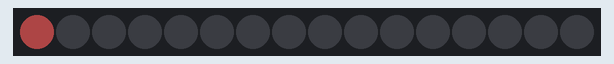
Recording of a sketch running on a simulated Arduino Uno, built with avr-gcc and run on an emulated ATmega328P. On the bench: 16 RGB LEDs in strip order, left to right. Dim RGB values are drawn brighter than linear.

Above: at 0.05 s.
At 4.68 s:
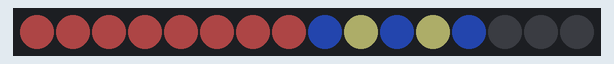
At 9.02 s:
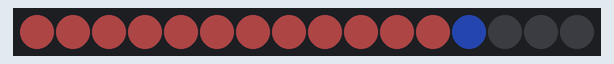
At 19.6 s:
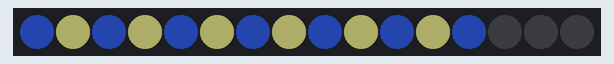
At 30.39 s:
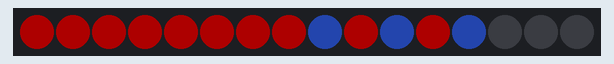
At 39.86 s:
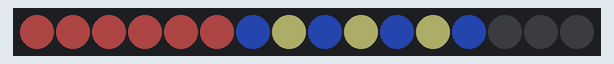

The sketch:

neopixel.ino
```cpp
#include <Adafruit_NeoPixel.h>
Adafruit_NeoPixel pixels = Adafruit_NeoPixel(16,12,NEO_GRB + NEO_KHZ800);

int i;

void setup()
{
  pixels.begin();

  pixels.setBrightness(50);

}


void loop()
{
  for (i = 0; i <= 12; i++) {
    pixels.setPixelColor(i,pixels.Color(255,102,102));
    pixels.show();
    delay(100);
  }
  for (i = 12; i >= 0; i--) {
    pixels.setPixelColor(i,pixels.Color(255,0,0));
    pixels.show();
    delay(100);
  }
  for (i = 6; i >= 0; i--) {
    pixels.setPixelColor((i * 2),pixels.Color(51,102,255));
    pixels.show();
    delay(100);
  }
  for (i = 0; i <= 5; i++) {
    pixels.setPixelColor((i * 2 + 1),pixels.Color(255,255,153));
    pixels.show();
    delay(100);
  }

}
```
